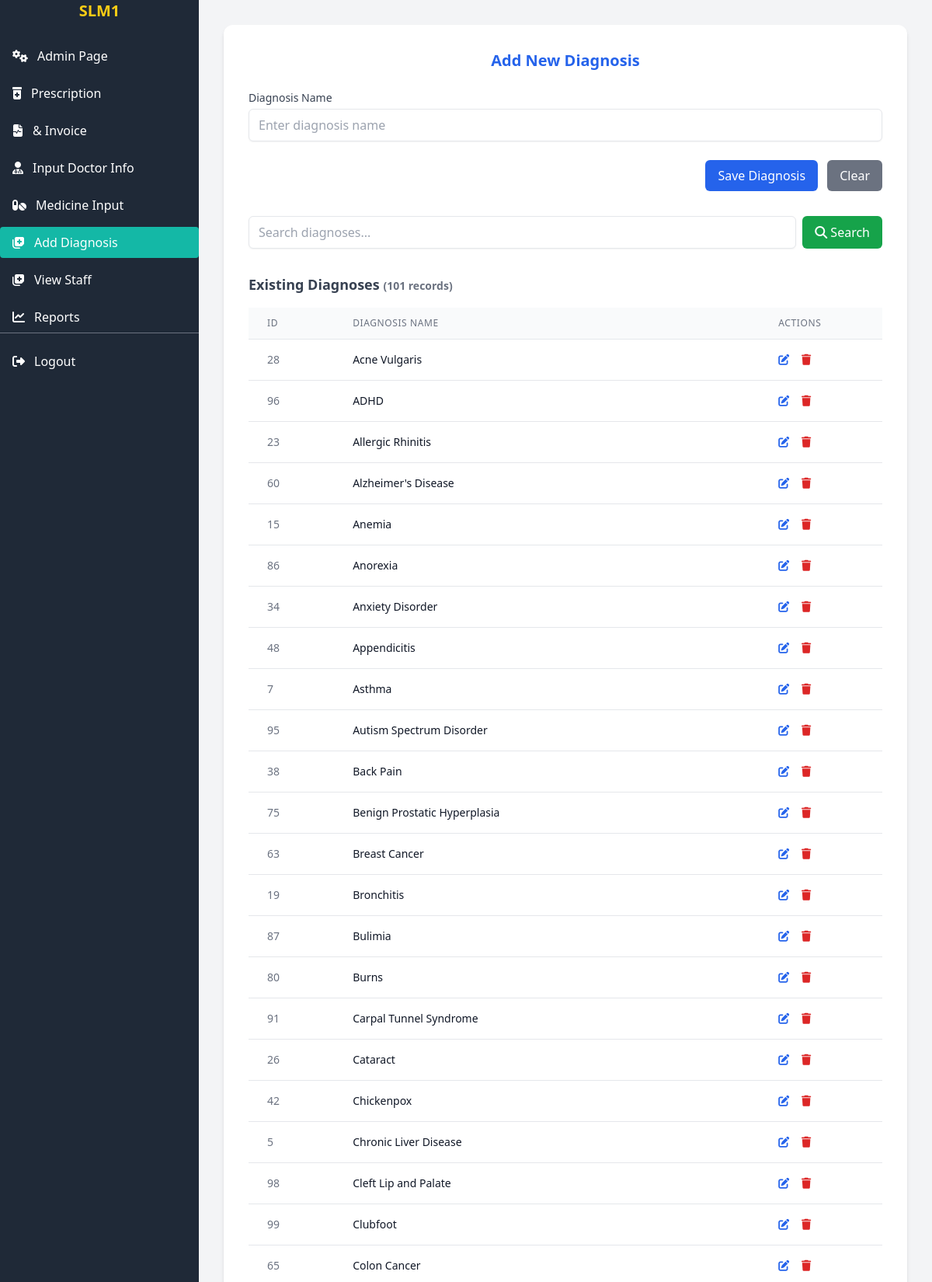
The app's page /diagnosis/insert_diagnosis.php (signed in, upper part) with its own data.
### tables this page shows
CREATE TABLE IF NOT EXISTS diagnoses (
                                         id INT AUTO_INCREMENT PRIMARY KEY,
                                         name VARCHAR(255) NOT NULL UNIQUE
);

### diagnosis/insert_diagnosis.php (the view, shortened to what this page needs)
<?php
include '../db_connect.php';
$editing = false;
$current_diagnosis = null;
if (!isset($diagnoses)) {
    $stmt = $pdo->query("SELECT * FROM diagnoses ORDER BY name");
    $diagnoses = $stmt->fetchAll(PDO::FETCH_ASSOC);
}
?>
<!DOCTYPE html>
<html lang="en">
<head>
    <script src="https://cdn.tailwindcss.com"></script>
    <link rel="stylesheet" href="https://cdnjs.cloudflare.com/ajax/libs/font-awesome/6.4.0/css/all.min.css">
</head>
<body class="bg-gray-100 font-sans">
<div class="flex min-h-screen">
    <div class="">
        <?php include '../sidebar.php'; ?>
    </div>
    <div class="ml-64 p-8 flex-1">
        <div class="bg-white rounded-xl shadow-md p-8">
            <h4 class="mb-6 text-xl font-semibold text-blue-600 text-center">
                <?= $editing ? 'Edit Diagnosis' : 'Add New Diagnosis' ?>
            </h4>
            <form method="POST" class="space-y-6 mb-8">
                <div>
                    <label for="name" class="block text-sm font-medium text-gray-700 mb-1">Diagnosis Name</label>
                    <input type="text" id="name" name="name" required
                           class="w-full px-3 py-2 border rounded-md shadow-sm focus:ring focus:ring-blue-300"
                           placeholder="Enter diagnosis name"
                           value="<?= htmlspecialchars($editing ? $current_diagnosis['name'] : '') ?>">
                </div>
                <div class="flex justify-end gap-3">
                    <button type="submit"
                            class="px-4 py-2 bg-blue-600 text-white rounded-md hover:bg-blue-700 focus:ring focus:ring-blue-400">
                        <?= $editing ? 'Update Diagnosis' : 'Save Diagnosis' ?>
                    </button>
                    <?php if ($editing): ?>
                        <a href="<?= $_SERVER['PHP_SELF'] ?>"
                           class="px-4 py-2 bg-gray-500 text-white rounded-md hover:bg-gray-600 focus:ring focus:ring-gray-400">
                            Cancel
                        </a>
                    <?php else: ?>
                        <button type="reset"
                                class="px-4 py-2 bg-gray-500 text-white rounded-md hover:bg-gray-600 focus:ring focus:ring-gray-400">
                            Clear
                        </button>
                    <?php endif; ?>
                </div>
            </form>
            <div class="mb-6">
                <form method="POST" class="flex gap-2">
                    <input type="text" name="search_term"
                           class="flex-1 px-3 py-2 border rounded-md shadow-sm focus:ring focus:ring-blue-300"
                           placeholder="Search diagnoses..."
                           value="<?= htmlspecialchars($_POST['search_term'] ?? '') ?>">
                    <button type="submit" name="search"
                            class="px-4 py-2 bg-green-600 text-white rounded-md hover:bg-green-700 focus:ring focus:ring-green-400">
                        <i class="fas fa-search"></i> Search
                    </button>
                </form>
            </div>
            <div class="mt-8">
                <h5 class="text-lg font-semibold text-gray-700 mb-4">
                    <?= isset($_POST['search']) ? 'Search Results' : 'Existing Diagnoses' ?>
                    <span class="text-sm text-gray-500">(<?= count($diagnoses) ?> records)</span>
                </h5>
                <?php if (count($diagnoses) > 0): ?>
                    <div class="overflow-x-auto">
                        <table class="min-w-full divide-y divide-gray-200">
                            <thead class="bg-gray-50">
                            <tr>
                                <th class="px-6 py-3 text-left text-xs font-medium text-gray-500 uppercase tracking-wider">ID</th>
                                <th class="px-6 py-3 text-left text-xs font-medium text-gray-500 uppercase tracking-wider">Diagnosis Name</th>
                                <th class="px-6 py-3 text-left text-xs font-medium text-gray-500 uppercase tracking-wider">Actions</th>
                            </tr>
                            </thead>
                            <tbody class="bg-white divide-y divide-gray-200">
                            <?php foreach ($diagnoses as $diagnosis): ?>
                                <tr class="hover:bg-gray-50">
                                    <td class="px-6 py-4 whitespace-nowrap text-sm text-gray-500">
                                        <?= htmlspecialchars($diagnosis['id']) ?>
                                    </td>
                                    <td class="px-6 py-4 whitespace-nowrap text-sm font-medium text-gray-900">
                                        <?= htmlspecialchars($diagnosis['name']) ?>
                                    </td>
                                    <td class="px-6 py-4 whitespace-nowrap text-sm font-medium">
                                        <a href="?edit=<?= $diagnosis['id'] ?>"
                                           class="text-blue-600 hover:text-blue-900 mr-3"
                                           title="Edit">
                                            <i class="fas fa-edit"></i>
                                        </a>
                                        <a href="#" onclick="confirmDelete(<?= $diagnosis['id'] ?>)"
                                           class="text-red-600 hover:text-red-900"
                                           title="Delete">
                                            <i class="fas fa-trash"></i>
                                        </a>
                                    </td>
                                </tr>
                            <?php endforeach; ?>
                            </tbody>
                        </table>
                    </div>
                <?php endif; ?>
            </div>
        </div>
    </div>
</div>
</body>
</html>

### records on screen
diagnoses: id "28", name "Acne Vulgaris"
diagnoses: id "96", name "ADHD"
diagnoses: id "23", name "Allergic Rhinitis"
diagnoses: id "60", name "Alzheimer's Disease"
diagnoses: id "15", name "Anemia"
diagnoses: id "86", name "Anorexia"
diagnoses: id "34", name "Anxiety Disorder"
diagnoses: id "48", name "Appendicitis"
diagnoses: id "7", name "Asthma"
diagnoses: id "95", name "Autism Spectrum Disorder"
diagnoses: id "38", name "Back Pain"
diagnoses: id "75", name "Benign Prostatic Hyperplasia"
diagnoses: id "63", name "Breast Cancer"
diagnoses: id "19", name "Bronchitis"
diagnoses: id "87", name "Bulimia"
diagnoses: id "80", name "Burns"
diagnoses: id "91", name "Carpal Tunnel Syndrome"
diagnoses: id "26", name "Cataract"
diagnoses: id "42", name "Chickenpox"
diagnoses: id "5", name "Chronic Liver Disease"
diagnoses: id "98", name "Cleft Lip and Palate"
diagnoses: id "99", name "Clubfoot"
diagnoses: id "65", name "Colon Cancer"

### other values on screen
$item['text'] "Admin Page"
$item['text'] "Prescription"
$item['text'] "& Invoice"
$item['text'] "Input Doctor Info"
$item['text'] "Medicine Input"
$item['text'] "Add Diagnosis"
$item['text'] "View Staff"
$item['text'] "Reports"
count($diagnoses) "101"
